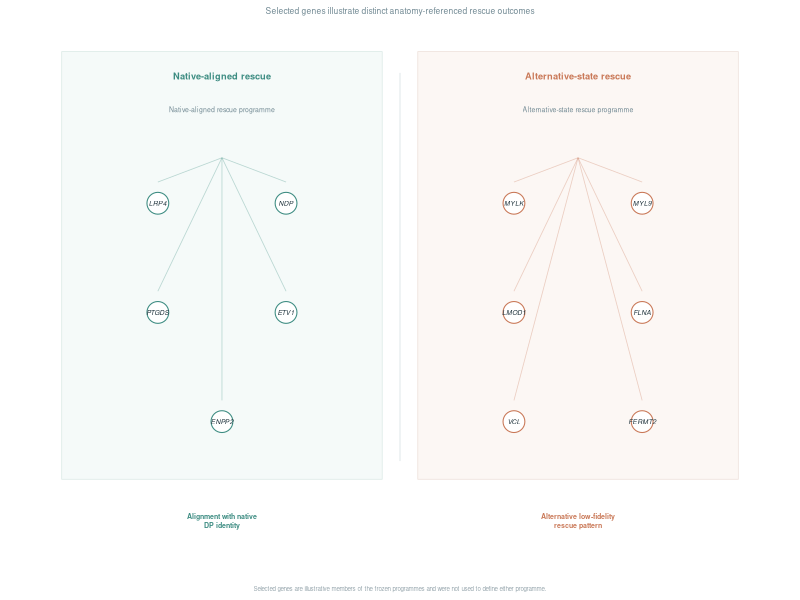
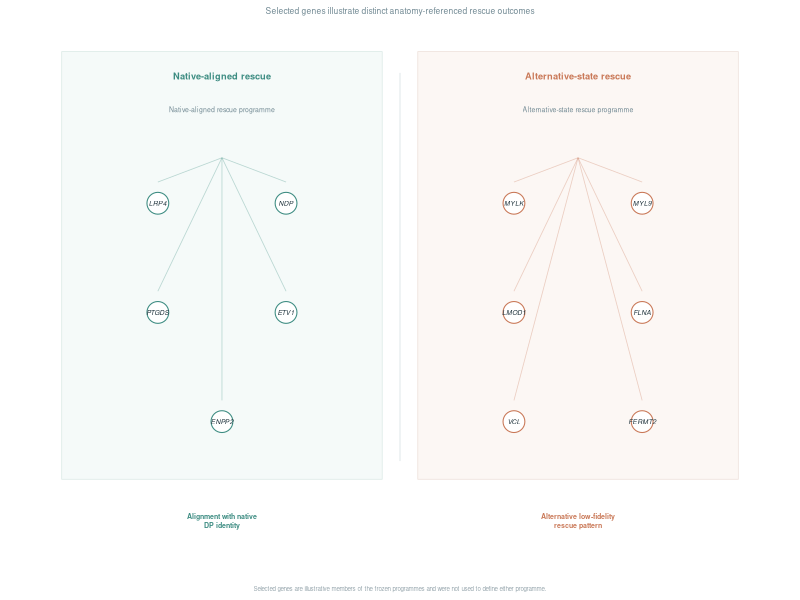
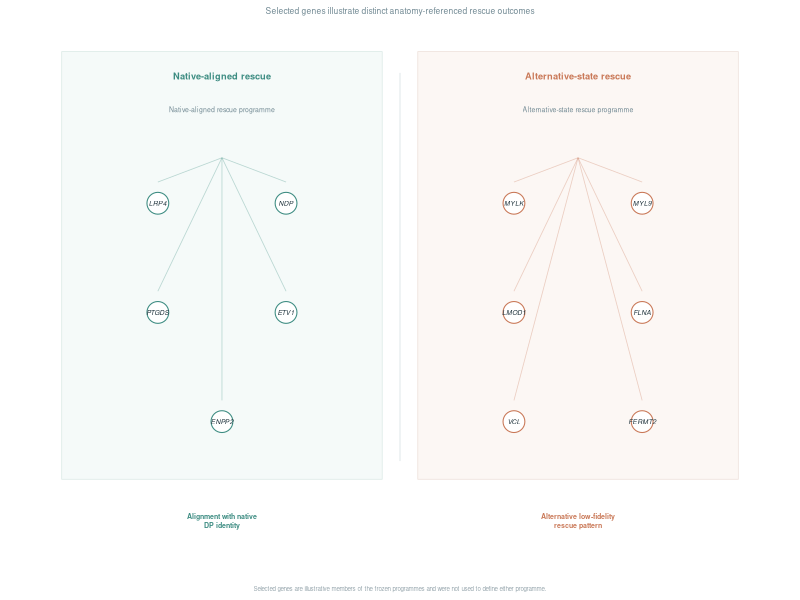

These figures' R source, in order: (Note: this script raises an error after producing the figures.)
# ============================================================
# Figure 3E v6 — Representative genes illustrate two
# anatomy-referenced rescue outcomes
#
# IMPORTANT:
#   Lines indicate programme membership only.
#   They do NOT represent gene-gene regulatory interactions.
# ============================================================

suppressPackageStartupMessages({
  library(ggplot2)
  library(dplyr)
  library(readr)
  library(grid)
})

get_script_dir <- function() {
  args <- commandArgs(trailingOnly = FALSE)
  file_arg <- grep("^--file=", args, value = TRUE)

  if (length(file_arg) > 0) {
    return(
      dirname(
        normalizePath(
          sub("^--file=", "", file_arg[1])
        )
      )
    )
  }

  return(getwd())
}

start_dir <- get_script_dir()

candidate_roots <- unique(c(
  start_dir,
  getwd(),
  dirname(start_dir),
  dirname(dirname(start_dir)),
  dirname(getwd()),
  dirname(dirname(getwd()))
))

candidate_roots <- candidate_roots[
  dir.exists(candidate_roots)
]

score_root <- function(x) {
  score <- 0

  if (dir.exists(file.path(x, "results"))) {
    score <- score + 2
  }

  if (dir.exists(file.path(x, "figures"))) {
    score <- score + 1
  }

  score
}

scores <- sapply(
  candidate_roots,
  score_root
)

project_root <- candidate_roots[
  which.max(scores)
]

cat(
  "Project root:",
  project_root,
  "\n"
)

COL_NATIVE <- "#3D8C82"
COL_ALT <- "#C97857"
COL_TEXT <- "#20343D"
COL_MUTED <- "#718993"
COL_NATIVE_FILL <- "#EAF4F2"
COL_ALT_FILL <- "#F9EEEA"
COL_LIGHT <- "#D8E1E5"

native_genes <- c(
  "LRP4",
  "NDP",
  "PTGDS",
  "ETV1",
  "ENPP2"
)

alternative_genes <- c(
  "MYLK",
  "MYL9",
  "LMOD1",
  "FLNA",
  "VCL",
  "FERMT2"
)

native_nodes <- tibble(
  gene = native_genes,
  x = c(
    0.16,
    0.34,
    0.16,
    0.34,
    0.25
  ),
  y = c(
    0.625,
    0.625,
    0.445,
    0.445,
    0.265
  ),
  module = "Native identity"
)

alternative_nodes <- tibble(
  gene = alternative_genes,
  x = c(
    0.66,
    0.84,
    0.66,
    0.84,
    0.66,
    0.84
  ),
  y = c(
    0.625,
    0.625,
    0.445,
    0.445,
    0.265,
    0.265
  ),
  module = "Alternative state"
)

node_df <- dplyr::bind_rows(
  native_nodes,
  alternative_nodes
)

module_centers <- tibble(
  module = c(
    "Native identity",
    "Alternative state"
  ),
  x = c(
    0.25,
    0.75
  ),
  y = c(
    0.735,
    0.735
  )
)

edge_df <- node_df %>%
  dplyr::left_join(
    module_centers,
    by = "module",
    suffix = c(
      "_gene",
      "_center"
    )
  )

source_df <- dplyr::bind_rows(
  tibble(
    program =
      "Native-aligned rescue",
    biological_component =
      "Alignment with native DP identity",
    gene =
      native_genes
  ),
  tibble(
    program =
      "Alternative-state rescue",
    biological_component =
      "Alternative low-fidelity rescue pattern",
    gene =
      alternative_genes
  )
)

p <- ggplot() +

  annotate(
    "rect",
    xmin = 0.025, xmax = 0.475,
    ymin = 0.17, ymax = 0.875,
    fill = "#F5FAF9",
    colour = "#D7E7E3",
    linewidth = 0.24
  ) +

  annotate(
    "rect",
    xmin = 0.525, xmax = 0.975,
    ymin = 0.17, ymax = 0.875,
    fill = "#FCF7F4",
    colour = "#EBDDD6",
    linewidth = 0.24
  ) +

  annotate(
    "segment",
    x = 0.50, xend = 0.50,
    y = 0.20, yend = 0.84,
    linewidth = 0.28,
    colour = COL_LIGHT
  ) +

  geom_segment(
    data = edge_df,
    aes(
      x = x_center,
      y = y_center - 0.035,
      xend = x_gene,
      yend = y_gene + 0.035,
      colour = module
    ),
    linewidth = 0.28,
    alpha = 0.32,
    show.legend = FALSE
  ) +

  geom_point(
    data = native_nodes,
    aes(x = x, y = y),
    shape = 21,
    size = 7.0,
    stroke = 0.55,
    colour = COL_NATIVE,
    fill = "white"
  ) +

  geom_text(
    data = native_nodes,
    aes(x = x, y = y, label = gene),
    size = 1.72,
    family = "Helvetica",
    fontface = "italic",
    colour = COL_TEXT
  ) +

  geom_point(
    data = alternative_nodes,
    aes(x = x, y = y),
    shape = 21,
    size = 7.0,
    stroke = 0.55,
    colour = COL_ALT,
    fill = "white"
  ) +

  geom_text(
    data = alternative_nodes,
    aes(x = x, y = y, label = gene),
    size = 1.72,
    family = "Helvetica",
    fontface = "italic",
    colour = COL_TEXT
  ) +

  annotate(
    "text",
    x = 0.250, y = 0.835,
    label = "Native-aligned rescue",
    size = 2.35,
    family = "Helvetica",
    colour = COL_NATIVE,
    fontface = "bold"
  ) +

  annotate(
    "text",
    x = 0.250, y = 0.780,
    label = "Native-aligned rescue programme",
    size = 1.75,
    family = "Helvetica",
    colour = COL_MUTED
  ) +

  annotate(
    "text",
    x = 0.750, y = 0.835,
    label = "Alternative-state rescue",
    size = 2.35,
    family = "Helvetica",
    colour = COL_ALT,
    fontface = "bold"
  ) +

  annotate(
    "text",
    x = 0.750, y = 0.780,
    label = "Alternative-state rescue programme",
    size = 1.75,
    family = "Helvetica",
    colour = COL_MUTED
  ) +

  annotate(
    "text",
    x = 0.250, y = 0.102,
    label = "Alignment with native\nDP identity",
    size = 1.78,
    family = "Helvetica",
    colour = COL_NATIVE,
    fontface = "bold",
    lineheight = 1.08
  ) +

  annotate(
    "text",
    x = 0.750, y = 0.102,
    label = "Alternative low-fidelity\nrescue pattern",
    size = 1.78,
    family = "Helvetica",
    colour = COL_ALT,
    fontface = "bold",
    lineheight = 1.08
  ) +

  labs(
    subtitle = "Selected genes illustrate distinct anatomy-referenced rescue outcomes",
    caption = paste(
      "Selected genes are illustrative members of the frozen programmes",
      "and were not used to define either programme."
    )
  ) +

  coord_cartesian(
    xlim = c(0, 1),
    ylim = c(0.045, 0.885),
    clip = "off"
  ) +

  scale_colour_manual(
    values = c(
      "Native identity" = COL_NATIVE,
      "Alternative state" = COL_ALT
    )
  ) +

  theme_void(
    base_family = "Helvetica"
  ) +

  theme(
    plot.subtitle = element_text(
      size = 6.1,
      colour = COL_MUTED,
      hjust = 0.5,
      margin = margin(b = 3)
    ),

    plot.caption = element_text(
      size = 4.45,
      colour = "#98A7AE",
      hjust = 0.5,
      margin = margin(t = 4)
    ),

    plot.margin = margin(
      t = 5,
      r = 6,
      b = 5,
      l = 6,
      unit = "pt"
    )
  )

out_dir <- file.path(
  project_root,
  "figures",
  "FIGURE 3",
  "Panel_E_Nature_final_v6"
)

dir.create(
  out_dir,
  recursive = TRUE,
  showWarnings = FALSE
)

ggsave(
  filename = file.path(
    out_dir,
    "Fig3_PanelE_Nature_final_v6.png"
  ),
  plot = p,
  width = 88,
  height = 47,
  units = "mm",
  dpi = 600,
  bg = "white"
)

pdf(
  file = file.path(
    out_dir,
    "Fig3_PanelE_Nature_final_v6.pdf"
  ),
  width = 88 / 25.4,
  height = 47 / 25.4,
  family = "Helvetica",
  useDingbats = FALSE
)

print(p)

dev.off()

ggsave(
  filename = file.path(
    out_dir,
    "Fig3_PanelE_Nature_final_v6.tiff"
  ),
  plot = p,
  width = 88,
  height = 47,
  units = "mm",
  dpi = 600,
  compression = "lzw",
  bg = "white"
)

write_csv(
  source_df,
  file.path(
    out_dir,
    "Fig3_PanelE_Nature_final_v6_representative_genes.csv"
  )
)

readme <- c(

  "Figure 3E — Nature final | Representative genes illustrate two anatomy-referenced rescue outcomes",

  "",

  "Native-aligned rescue:",

  paste(
    native_genes,
    collapse = ", "
  ),

  "",

  "Alternative-state rescue:",

  paste(
    alternative_genes,
    collapse = ", "
  ),

  "",

  "Important:",

  paste(
    "The displayed genes are illustrative members selected from the frozen",
    "81-gene Native-aligned rescue and 99-gene Alternative-state rescue programmes."
  ),

  "They were not used to define either programme.",

  paste(
    "Lines indicate programme membership only and do not represent",
    "experimentally validated gene-gene regulatory interactions."
  ),

  paste(
    "The panel illustrates contrasting anatomy-referenced rescue outcomes",
    "and does not establish biological fate or functional regenerative potency."
  )
)

writeLines(
  readme,
  file.path(
    out_dir,
    "README_Fig3_PanelE_Nature_final_v6.txt"
  )
)

cat("\nDone.\n")
cat("Output directory:\n")
cat(out_dir, "\n")
